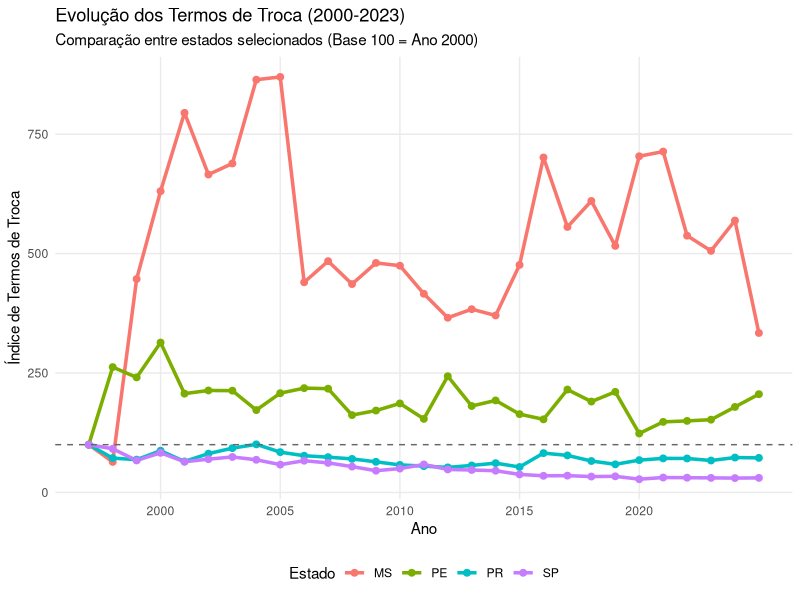
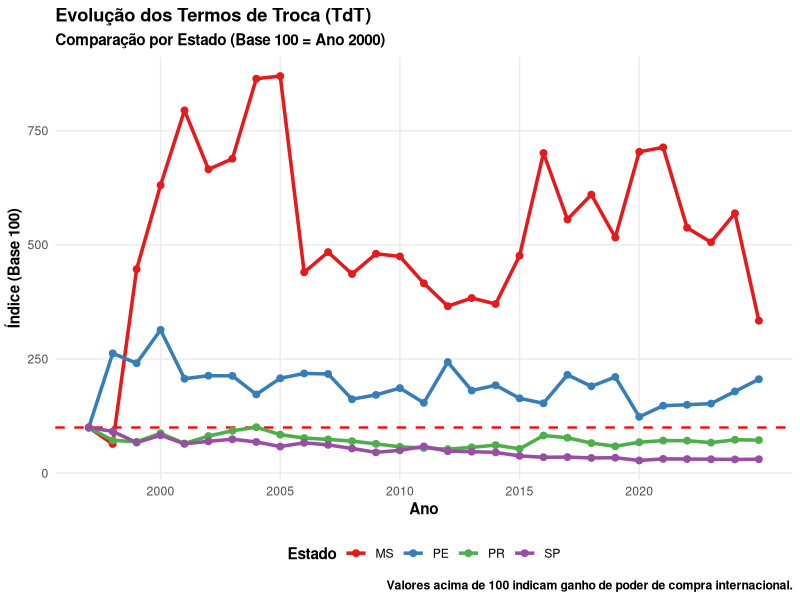
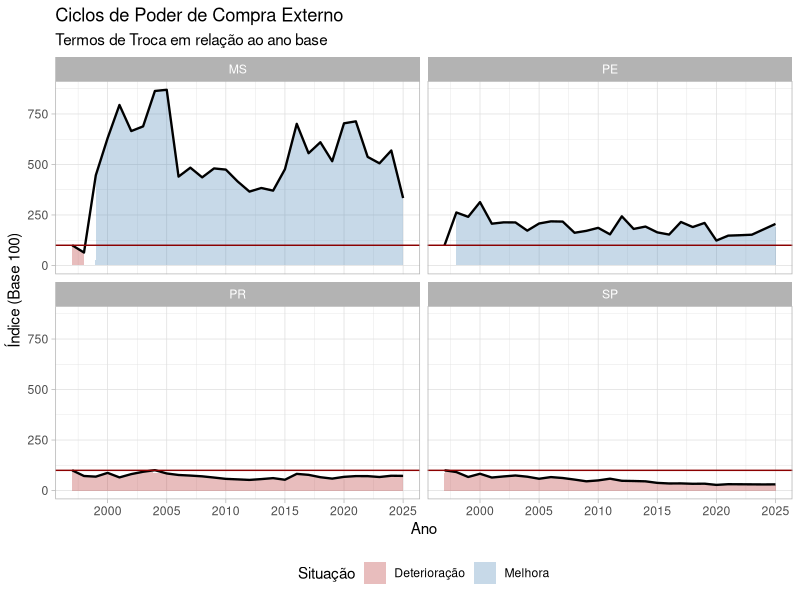
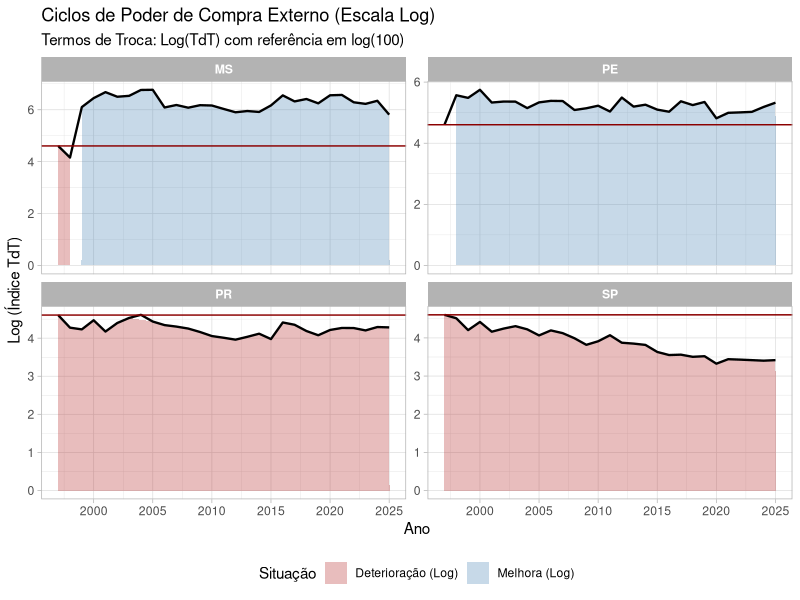
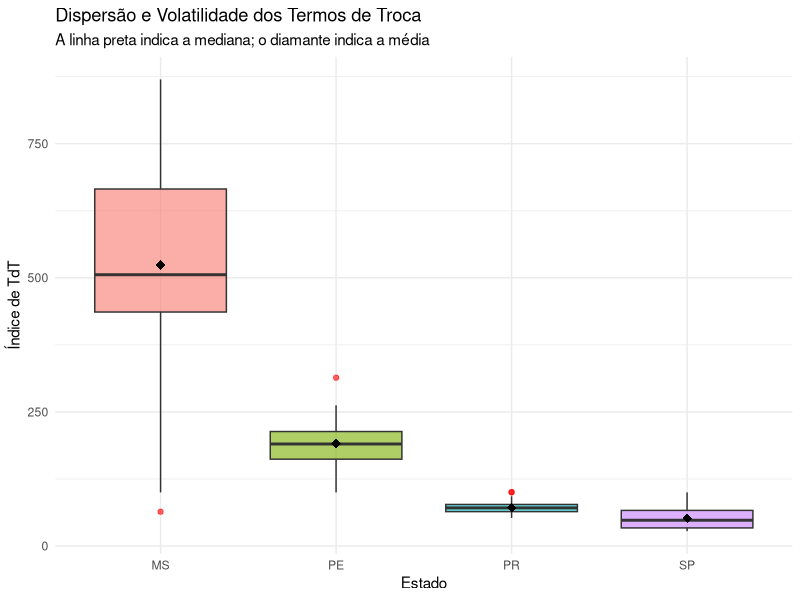
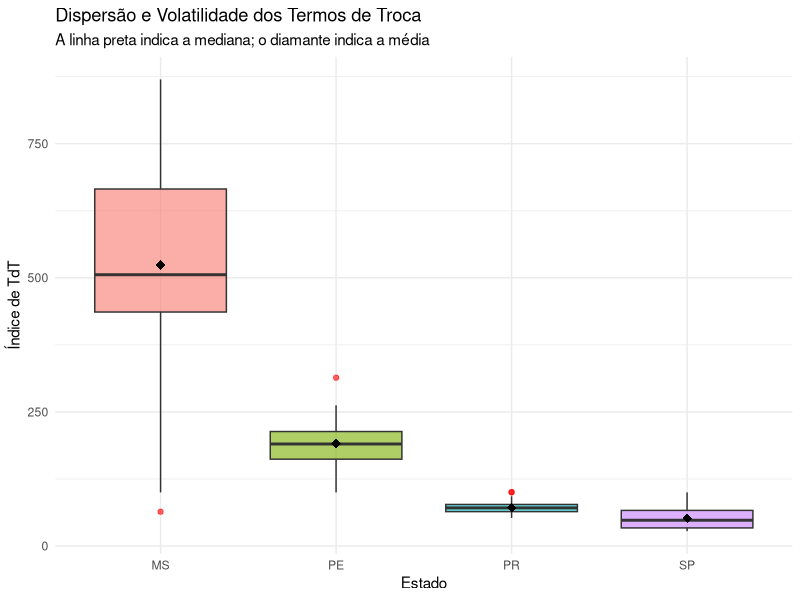

Write the R code that produced these figures, in order.
## 1.b - Caĺculo dos termos de troca dos estados

# Preparação dos dados

# Descrição: 
# a) Construir os termos de troca (tdt) a partir dos dados de exportações e importações (US$ FOB)
# e da quantidade (em kg) para cada estado
# b) utilizamos como fonte os dados primário da Fonte: SECEX/MDIC

# Obs. Usamos os termos de troca (tdt) em log como controle, a mudança de base apenas desloca a série 
# para cima ou para baixo (muda o intercepto), mas a elasticidade (como o TdT afeta a sua 
# variável fiscal) permanece idêntica. Portanto, escolhemos o ano base 1997 por ser o ano de 
# inicio da série disponibilizada pelo SECEX/MDIC


# 1) Instalação dos pacotes

install.packages(c("dplyr", "writexl", "ggplot2"))

# Pacotes 

# dplyer - manipulação de dados
# writexl - exportação de dados para formato de planilha
# ggplot2 - gráficos

#carregar pacotes

library(dplyr)
library(writexl)
library(ggplot2)


# 2) Dados


library(here)
library(readxl)

# verificar o caminho e se o arquivo existe

setwd("/home/erodrigo/Área de trabalho/Academico/3.4 Working papers_publica/01_paper_2021_01 crise fiscal, receita e despesa_submeter nova-economia-UFMG_mar_2026/data_codigos/01_trata_data/")
file.exists("r_tdt_data_estado.xlsx")

library(readxl)
r_tdt_data_estado <- read_excel("r_tdt_data_estado.xlsx", 
                                            sheet = "tdt")

View(r_tdt_data_estado)


# Obs. especifique o caminho correto da base de dados. Está pré-determinado que a
# base de dados está na mesma pasta do script R

# renomear para a base de dados para 'df' como simplificação

df <- r_tdt_data_estado
View(df)

# 3) Cálculo dos preços únitários

df_tdt <- df %>%
  group_by(uf) %>%
  arrange(ano) %>%
  mutate(
    p_unit_imp = imp_fob / imp_kg,
    p_unit_exp = exp_fob / exp_kg
  ) %>%
  ungroup()

# Visualizar os dados

View(df_tdt)

# 4) Transformação em índices (base 2000 = 100)

df_tdt <- df_tdt %>%
  group_by(uf) %>%
  arrange(ano) %>%
  mutate(
    idx_exp = (p_unit_exp / first(na.omit(p_unit_exp))) * 100,
    idx_imp = (p_unit_imp / first(na.omit(p_unit_imp))) * 100
          ) %>%
  ungroup()
  
# Visualizar os dados

View(df_tdt)

# 5) Termos de troca - tdt

df_tdt <- df_tdt %>%
  group_by(uf) %>%
  arrange(ano) %>%
  mutate(
    tdt = (idx_exp / idx_imp) * 100
    ) %>%
  ungroup()

# em log

df_tdt <- df_tdt %>%
  group_by(uf) %>%
  arrange(ano) %>%
  mutate(
    log_tdt = log(tdt)
  ) %>%
  ungroup()

# Visualizar os dados

View(df_tdt)

# 6) Gráficos

# 6.1 - Evolução dos termos de troca (base 2000 = 100)

df_tdt %>%
  filter(uf %in% c("PR", "SP", "MS", "PE")) %>%
  ggplot(aes(x = ano, y = tdt, color = uf)) +
  geom_line(linewidth = 1.2) +
  geom_point(size = 2) +
  geom_hline(yintercept = 100, linetype = "dashed", color = "grey40") +
  labs(title = "Evolução dos Termos de Troca (2000-2023)",
       subtitle = "Comparação entre estados selecionados (Base 100 = Ano 2000)",
       x = "Ano", y = "Índice de Termos de Troca",
       color = "Estado") +
  scale_x_continuous(breaks = seq(2000, 2023, by = 5)) +
  theme_minimal() +
  theme(legend.position = "bottom",
        panel.grid.minor = element_blank())

# Em log

df_tdt %>%
  filter(uf %in% c("PR", "SP", "MS", "PE")) %>%
  ggplot(aes(x = ano, y = tdt, color = uf, group = uf)) +
  # Linha de referência no 100 (Equilíbrio do Ano Base)
  geom_hline(yintercept = 100, linetype = "dashed", color = "red", linewidth = 0.8) +
  geom_line(linewidth = 1.2) +
  geom_point(size = 2) +
  scale_color_brewer(palette = "Set1") +
  scale_x_continuous(breaks = seq(2000, 2023, by = 5)) +
  labs(title = "Evolução dos Termos de Troca (TdT)",
       subtitle = "Comparação por Estado (Base 100 = Ano 2000)",
       caption = "Valores acima de 100 indicam ganho de poder de compra internacional.",
       x = "Ano", 
       y = "Índice (Base 100)",
       color = "Estado") +
  theme_minimal() +
  theme(legend.position = "bottom",
        panel.grid.minor = element_blank(),
        axis.title = element_text(face = "bold"),
        title = element_text(face = "bold"))

# 6.2 - Destaque dos ciclos relacionado ao tdt

df_tdt %>%
  filter(uf %in% c("PR", "SP", "MS", "PE")) %>%
  ggplot(aes(x = ano, y = tdt)) +
  geom_area(aes(fill = tdt > 100), alpha = 0.3) +
  geom_line(color = "black", linewidth = 0.8) +
  geom_hline(yintercept = 100, linetype = "solid", color = "darkred") +
  facet_wrap(~uf, ncol = 2) +
  scale_fill_manual(values = c("TRUE" = "steelblue", "FALSE" = "firebrick"),
                    labels = c("FALSE" = "Deterioração", "TRUE" = "Melhora")) +
  labs(title = "Ciclos de Poder de Compra Externo",
       subtitle = "Termos de Troca em relação ao ano base",
       x = "Ano", y = "Índice (Base 100)",
       fill = "Situação") +
  theme_light() +
  theme(legend.position = "bottom")

# Em log

df_tdt %>%
  filter(uf %in% c("PR", "SP", "MS", "PE")) %>%
  ggplot(aes(x = ano, y = log_tdt)) +
  # A lógica de preenchimento agora baseia-se no log de 100 (4.605)
  geom_area(aes(fill = log_tdt > log(100)), alpha = 0.3) +
  geom_line(color = "black", linewidth = 0.8) +
  # A linha horizontal de referência agora é o log de 100
  geom_hline(yintercept = log(100), linetype = "solid", color = "darkred") +
  facet_wrap(~uf, ncol = 2, scales = "free_y") +
  scale_fill_manual(values = c("TRUE" = "steelblue", "FALSE" = "firebrick"),
                    labels = c("FALSE" = "Deterioração (Log)", "TRUE" = "Melhora (Log)")) +
  labs(title = "Ciclos de Poder de Compra Externo (Escala Log)",
       subtitle = "Termos de Troca: Log(TdT) com referência em log(100)",
       x = "Ano", 
       y = "Log (Índice TdT)",
       fill = "Situação") +
  theme_light() +
  theme(legend.position = "bottom",
        strip.text = element_text(face = "bold"))

# 6.3 - Distribuição e volatilidade

df_tdt %>%
  filter(uf %in% c("PR", "SP", "MS", "PE")) %>%
  ggplot(aes(x = uf, y = tdt, fill = uf)) +
  geom_boxplot(outlier.colour = "red", alpha = 0.6) +
  stat_summary(fun = mean, geom = "point", shape = 18, size = 3, color = "black") +
  labs(title = "Dispersão e Volatilidade dos Termos de Troca",
       subtitle = "A linha preta indica a mediana; o diamante indica a média",
       x = "Estado", y = "Índice de TdT") +
  theme_minimal() +
  theme(legend.position = "none")

# Em log

df_tdt %>%
  filter(uf %in% c("PR", "SP", "MS", "PE")) %>%
  ggplot(aes(x = uf, y = tdt, fill = uf)) +
  geom_boxplot(outlier.colour = "red", alpha = 0.6) +
  stat_summary(fun = mean, geom = "point", shape = 18, size = 3, color = "black") +
  labs(title = "Dispersão e Volatilidade dos Termos de Troca",
       subtitle = "A linha preta indica a mediana; o diamante indica a média",
       x = "Estado", y = "Índice de TdT") +
  theme_minimal() +
  theme(legend.position = "none")


# 7) Exportar dados para planilha

library(writexl)

write_xlsx(df_tdt, "df_tdt.xlsx")

#obs. exportado para planilha xlsx para a mesma pasta onde o script foi aberto

## FIM
